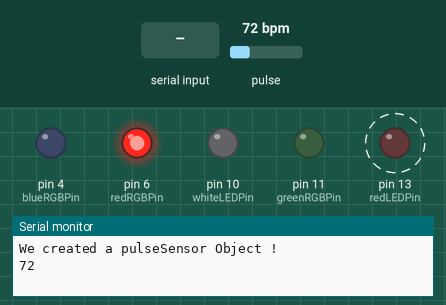
A sketch run on a simulated Arduino Uno, built with avr-gcc and run on an emulated ATmega328P. On the bench: output pins drawn as LEDs (lit = HIGH), the last lines printed to the serial monitor. Dashed ring = blinking. Inputs (shaded band) come from the test bench; at power-on: pulse 72 bpm.

Above: at 1.2 s.
1.3 s: "A" received over Serial
At 2.3 s:
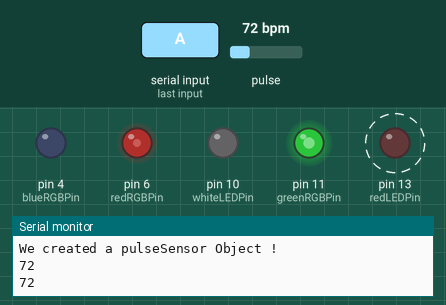
4.3 s: byte 74 ('J') received over Serial
At 4.8 s:
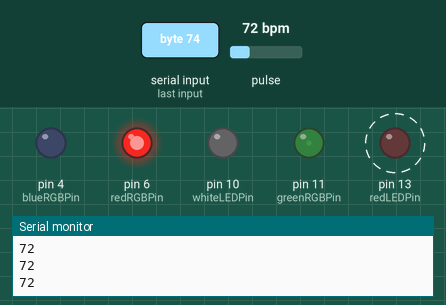
7.3 s: byte 75 ('K') received over Serial
At 7.4 s:
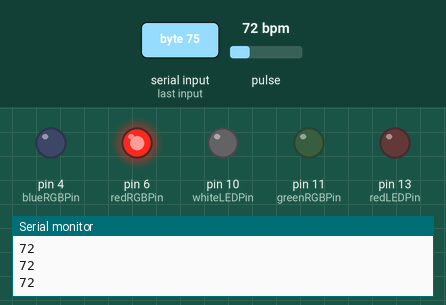
10.3 s: "D" received over Serial
At 13.0 s:
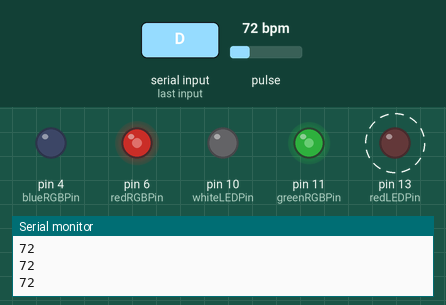
13.3 s: pulse set to 42 bpm
15.4 s: pulse set to 100 bpm
At 16.11 s:
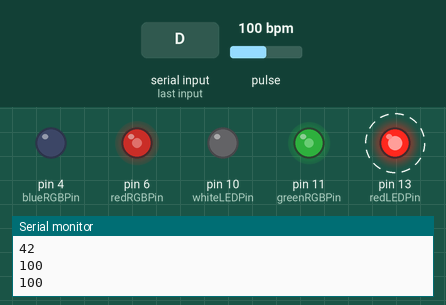
Timing chart, 0 to 19.4 s (numbered marks = the images above; inputs shaded):
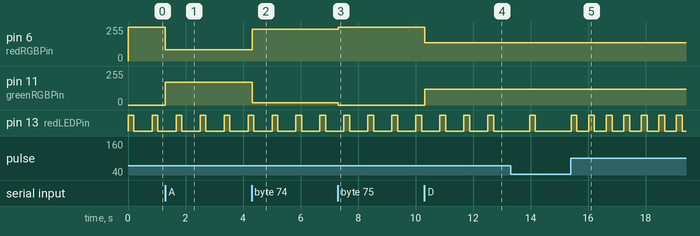

Measured:
- after the input at 1.3 s, pin 6 (redRGBPin): 255/255 → 85/255 at once; pin 11 (greenRGBPin): 0/255 → 170/255 at once
- after the input at 4.3 s, pin 6 (redRGBPin): 85/255 → 238/255 at once; pin 11 (greenRGBPin): 170/255 → 17/255 at once
- after the input at 7.3 s, pin 6 (redRGBPin): 238/255 → 255/255 at once; pin 11 (greenRGBPin): 17/255 → 0/255 at once
- after the input at 10.3 s, pin 6 (redRGBPin): 255/255 → 136/255 at once; pin 11 (greenRGBPin): 0/255 → 119/255 at once
- after the input at 15.4 s, pin 13 (redLEDPin): alternates HIGH for 0.20 s and LOW for 0.41 s, starting after 0.61 s
- by itself, pin 13 (redLEDPin): alternates HIGH for 0.20 s and LOW for 0.63 s

The sketch:

alphaCode_v001.ino
```cpp
//libraries
#include <PulseSensorPlayground.h> //includes the PulseSensorPlayground Library.

///// Pin definitions /////

const int PulseSensorPin = A0; //pulse sensor pin
const int redLEDPin = 13; //heart beat pin
const int whiteLEDPin = 10;

//RGB Pin Definitions
const int redRGBPin = 6;
const int greenRGBPin = 11;
const int blueRGBPin = 4;

///// Timing and states /////

int pulseSensorSignal;
int pulseThreshold = 530; //determine which pulseSensorSignal to "count as a beat" and which to ignore.

float batteryLevel;

// Variables for timing
unsigned long previousMillis = 0;
const long interval = 850;  // Interval to flash the LED (in milliseconds)
bool ledState = false;

PulseSensorPlayground pulseSensor; //creates an instance of the PulseSensorPlayground object called "pulseSensor"

void setup()
{
  Serial.begin(9600);

  //configure the PulseSensor object, by assigning our variables to it.
  pulseSensor.analogInput(PulseSensorPin);
  pulseSensor.blinkOnPulse(redLEDPin); //blink arduino LED
  pulseSensor.setThreshold(pulseThreshold);

  pinMode(redRGBPin, OUTPUT);
  pinMode(greenRGBPin, OUTPUT);
  pinMode(blueRGBPin, OUTPUT);
  pinMode(whiteLEDPin, OUTPUT);
  //pinMode(buttonPin, INPUT_PULLUP);

  // Double-check the "pulseSensor" object was created and "began" seeing a signal.
   if (pulseSensor.begin())
   {
    Serial.println("We created a pulseSensor Object !");  //This prints one time at Arduino power-up,  or on Arduino reset.
  }

}


void loop()
{

  unityPowerLevel();
  RGBLedBattery(batteryLevel);
  calculateBPM();
  unityFlashbang();
  //flashLED();

  delay(20);
}

void calculateBPM()
{
  //test to see if "a beat happened".
  if (pulseSensor.sawStartOfBeat())
  {
    int myBPM = pulseSensor.getBeatsPerMinute();  //calls function on our pulseSensor object that returns BPM as an "int".
    Serial.println(myBPM); //Send BPM to Unity

  }
}

//function to set RGB LED color
void setColor(int red, int green, int blue)
{
  analogWrite(redRGBPin, red);
  analogWrite(greenRGBPin, green);
  analogWrite(blueRGBPin, blue);
}

//function to map a value from 0-100 to a color gradient (Green to Red)
void RGBLedBattery(int value)
{
  //map value (0-100) to RGB color range (Green to Red)
  int red = map(value, 0, 150, 255, 0);
  int green = map(value, 0, 150, 0, 255);
  int blue = 0;

  setColor(red, green, blue); //update the RGB LED color
}

/*
void flashLED()
{
  unsigned long currentMillis = millis();

  //flash LED once
  if (currentMillis - previousMillis >= interval)
  {
    previousMillis = currentMillis;  //save the last time the LED was toggled
    ledState = !ledState;            //toggle the LED state
    digitalWrite(whiteLEDPin, ledState);  // update the LED state
  }
}*/

void unityFlashbang()
{

  switch (Serial.read())
  {
        case 'L':
            digitalWrite(whiteLEDPin, HIGH);
            break;
  }


  /*
  switch (Serial.read())
  {
        case 'L':
            unsigned long currentMillis = millis();

            //flash LED once
            if (currentMillis - previousMillis >= interval)
            {
              previousMillis = currentMillis;  //save the last time the LED was toggled
              ledState = !ledState;            //toggle the LED state
              digitalWrite(whiteLEDPin, ledState);  // update the LED state
            }
            break;
  }*/
}


void unityPowerLevel()
{
  //change battery level light based on what power level is in unity
  switch (Serial.read())
  {
        case 'A':
            batteryLevel = 100;
            break;
        case 'B':
            batteryLevel = 90;
            break;
        case 'C':
            batteryLevel = 80;
            break;
        case 'D':
            batteryLevel = 70;
            break;
        case 'E':
            batteryLevel = 60;
            break;
        case 'F':
            batteryLevel = 50;
            break;
        case 'G':
            batteryLevel = 40;
            break;
        case 'H':
            batteryLevel = 30;
            break;
        case 'I':
            batteryLevel = 20;
            break;
        case 'J':
            batteryLevel = 10;
            break;
        case 'K':
            batteryLevel = 0;
            break;
  }
}
```
